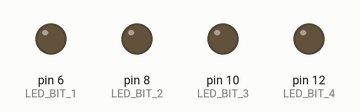
The program below on a simulated Arduino Uno, built with avr-gcc and run on an emulated ATmega328P. Parts: output pins drawn as LEDs (lit = HIGH).

Above: at 0.5 s.
At 2.5 s:
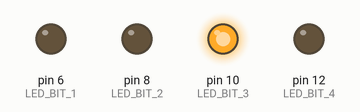
At 4.5 s:
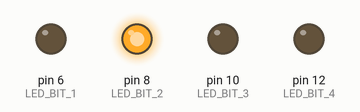
At 9.5 s:
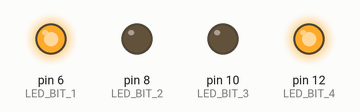
At 14.5 s:
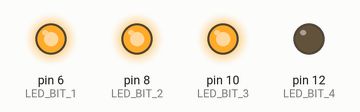
At 19.5 s:
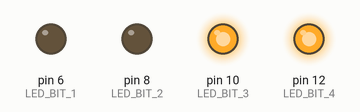
Timing chart, 0 to 20.8 s (numbered marks = the images above):
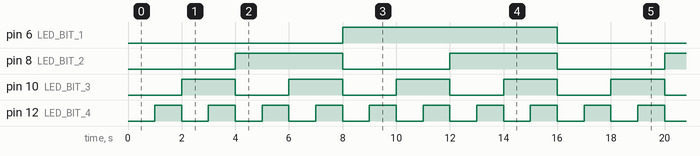

Measured:
- by itself, pin 6 (LED_BIT_1): alternates HIGH for 8.0 s and LOW for 8.0 s
- by itself, pin 8 (LED_BIT_2): alternates HIGH for 4.0 s and LOW for 4.0 s
- by itself, pin 10 (LED_BIT_3): alternates HIGH for 2.0 s and LOW for 2.0 s
- by itself, pin 12 (LED_BIT_4): alternates HIGH for 1.0 s and LOW for 1.0 s

The program:

main.cpp
```cpp
#include <Arduino.h>

int LED_BIT_1 = 6;
int LED_BIT_2 = 8;
int LED_BIT_3 = 10;
int LED_BIT_4 = 12;
int DELAY_CYCLE = 1000;
int memory_array[16][4]={{0,0,0,0},{0,0,0,1},{0,0,1,0},{0,0,1,1},{0,1,0,0},{0,1,0,1},{0,1,1,0},{0,1,1,1},{1,0,0,0},{1,0,0,1},{1,0,1,0},{1,0,1,1},{1,1,0,0},{1,1,0,1},{1,1,1,0},{1,1,1,1}};


void setup() {
  // put your setup code here, to run once:
  pinMode(LED_BIT_1, OUTPUT);
  pinMode(LED_BIT_2, OUTPUT);
  pinMode(LED_BIT_3, OUTPUT);
  pinMode(LED_BIT_4, OUTPUT);
}

void loop() {
  // put your main code here, to run repeatedly:
  for(int i=0;i<16;i++){
    digitalWrite(LED_BIT_1, memory_array[i][0]);
    digitalWrite(LED_BIT_2, memory_array[i][1]);
    digitalWrite(LED_BIT_3, memory_array[i][2]);
    digitalWrite(LED_BIT_4, memory_array[i][3]);
    delay(DELAY_CYCLE);
  }
}
```
